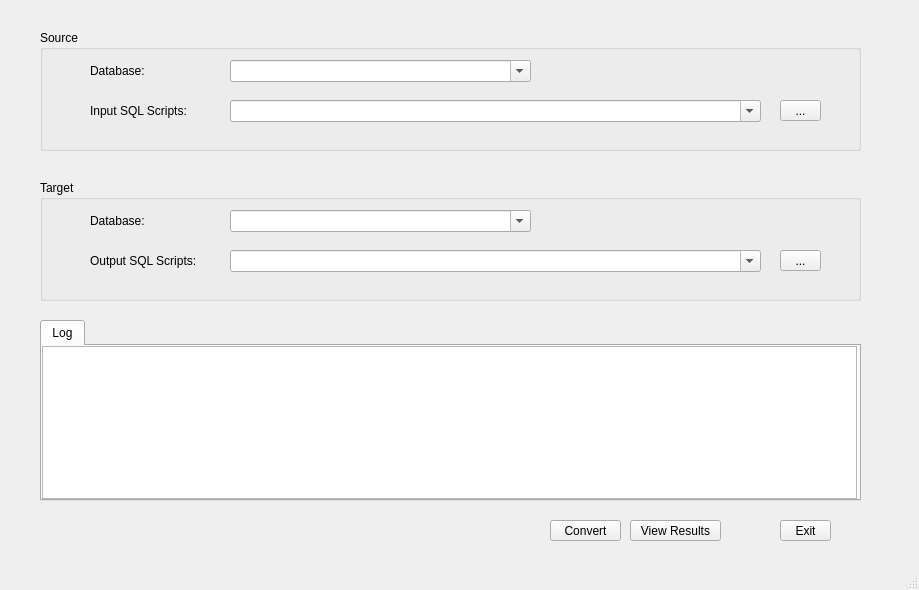
<?xml version="1.0" encoding="UTF-8"?>
<ui version="4.0">
 <class>MainWindow</class>
 <widget class="QMainWindow" name="MainWindow">
  <property name="geometry">
   <rect>
    <x>0</x>
    <y>0</y>
    <width>919</width>
    <height>590</height>
   </rect>
  </property>
  <property name="windowTitle">
   <string>SQLines - SQL Converter</string>
  </property>
  <property name="windowIcon">
   <iconset resource="sqlines-w.qrc">
    <normaloff>:/images/sqlines.png</normaloff>:/images/sqlines.png</iconset>
  </property>
  <widget class="QWidget" name="centralWidget">
   <widget class="QTabWidget" name="tabWidget">
    <property name="geometry">
     <rect>
      <x>40</x>
      <y>320</y>
      <width>821</width>
      <height>181</height>
     </rect>
    </property>
    <property name="currentIndex">
     <number>0</number>
    </property>
    <widget class="QWidget" name="tab_2">
     <attribute name="title">
      <string>Log</string>
     </attribute>
     <widget class="QPlainTextEdit" name="logPlainTextEdit">
      <property name="geometry">
       <rect>
        <x>0</x>
        <y>0</y>
        <width>815</width>
        <height>153</height>
       </rect>
      </property>
      <property name="readOnly">
       <bool>true</bool>
      </property>
     </widget>
    </widget>
   </widget>
   <widget class="QToolButton" name="migrateButton">
    <property name="geometry">
     <rect>
      <x>550</x>
      <y>520</y>
      <width>71</width>
      <height>21</height>
     </rect>
    </property>
    <property name="toolTip">
     <string>Run migration (F5)</string>
    </property>
    <property name="text">
     <string>Convert</string>
    </property>
    <property name="arrowType">
     <enum>Qt::NoArrow</enum>
    </property>
   </widget>
   <widget class="QToolButton" name="exitButton">
    <property name="geometry">
     <rect>
      <x>780</x>
      <y>520</y>
      <width>51</width>
      <height>21</height>
     </rect>
    </property>
    <property name="toolTip">
     <string>Exit the application (Alt+F4)</string>
    </property>
    <property name="text">
     <string>Exit</string>
    </property>
   </widget>
   <widget class="QToolButton" name="viewResultsButton">
    <property name="geometry">
     <rect>
      <x>630</x>
      <y>520</y>
      <width>91</width>
      <height>21</height>
     </rect>
    </property>
    <property name="toolTip">
     <string>Open target directory (F3)</string>
    </property>
    <property name="text">
     <string>View Results</string>
    </property>
   </widget>
   <widget class="QGroupBox" name="groupBox">
    <property name="geometry">
     <rect>
      <x>40</x>
      <y>30</y>
      <width>821</width>
      <height>121</height>
     </rect>
    </property>
    <property name="title">
     <string>Source</string>
    </property>
    <widget class="QLabel" name="label">
     <property name="geometry">
      <rect>
       <x>50</x>
       <y>30</y>
       <width>91</width>
       <height>21</height>
      </rect>
     </property>
     <property name="text">
      <string>Database:</string>
     </property>
    </widget>
    <widget class="QComboBox" name="sourceTypeComboBox">
     <property name="geometry">
      <rect>
       <x>190</x>
       <y>30</y>
       <width>301</width>
       <height>22</height>
      </rect>
     </property>
     <property name="editable">
      <bool>true</bool>
     </property>
    </widget>
    <widget class="QLabel" name="label_3">
     <property name="geometry">
      <rect>
       <x>50</x>
       <y>70</y>
       <width>131</width>
       <height>21</height>
      </rect>
     </property>
     <property name="text">
      <string>Input SQL Scripts:</string>
     </property>
    </widget>
    <widget class="QComboBox" name="sourceDirComboBox">
     <property name="geometry">
      <rect>
       <x>190</x>
       <y>70</y>
       <width>531</width>
       <height>22</height>
      </rect>
     </property>
     <property name="editable">
      <bool>true</bool>
     </property>
    </widget>
    <widget class="QToolButton" name="sourceDirButton">
     <property name="geometry">
      <rect>
       <x>740</x>
       <y>70</y>
       <width>41</width>
       <height>21</height>
      </rect>
     </property>
     <property name="toolTip">
      <string>Select source directory</string>
     </property>
     <property name="text">
      <string>...</string>
     </property>
    </widget>
   </widget>
   <widget class="QGroupBox" name="groupBox_2">
    <property name="geometry">
     <rect>
      <x>40</x>
      <y>180</y>
      <width>821</width>
      <height>121</height>
     </rect>
    </property>
    <property name="title">
     <string>Target</string>
    </property>
    <widget class="QLabel" name="label_2">
     <property name="geometry">
      <rect>
       <x>50</x>
       <y>30</y>
       <width>91</width>
       <height>21</height>
      </rect>
     </property>
     <property name="text">
      <string>Database:</string>
     </property>
    </widget>
    <widget class="QComboBox" name="targetTypeComboBox">
     <property name="geometry">
      <rect>
       <x>190</x>
       <y>30</y>
       <width>301</width>
       <height>22</height>
      </rect>
     </property>
     <property name="editable">
      <bool>true</bool>
     </property>
    </widget>
    <widget class="QLabel" name="label_4">
     <property name="geometry">
      <rect>
       <x>50</x>
       <y>70</y>
       <width>121</width>
       <height>21</height>
      </rect>
     </property>
     <property name="text">
      <string>Output SQL Scripts:</string>
     </property>
    </widget>
    <widget class="QComboBox" name="targetDirComboBox">
     <property name="geometry">
      <rect>
       <x>190</x>
       <y>70</y>
       <width>531</width>
       <height>22</height>
      </rect>
     </property>
     <property name="editable">
      <bool>true</bool>
     </property>
    </widget>
    <widget class="QToolButton" name="targetDirButton">
     <property name="geometry">
      <rect>
       <x>740</x>
       <y>70</y>
       <width>41</width>
       <height>21</height>
      </rect>
     </property>
     <property name="toolTip">
      <string>Select target directory</string>
     </property>
     <property name="text">
      <string>...</string>
     </property>
    </widget>
   </widget>
  </widget>
  <widget class="QMenuBar" name="menuBar">
   <property name="geometry">
    <rect>
     <x>0</x>
     <y>0</y>
     <width>919</width>
     <height>26</height>
    </rect>
   </property>
  </widget>
  <widget class="QStatusBar" name="statusBar"/>
 </widget>
 <layoutdefault spacing="6" margin="11"/>
 <resources>
  <include location="sqlines-w.qrc"/>
 </resources>
 <connections/>
</ui>
